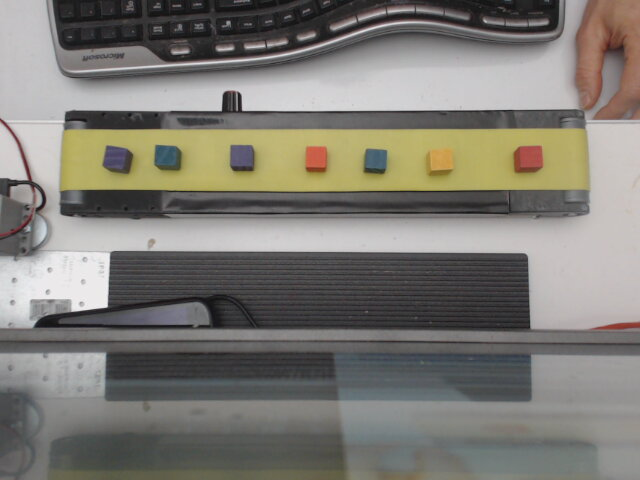
#> input picture cv/img/2018-11-30-205407.jpg, 640 x 480 px, given in place of the camera
$ python scratchpad.py   (older library calls are emulated)
#> lines starting #> are read from the running program, lines starting #| are printed output that depends on the picture; after the words box and inside, x2 and y2 are one past the last pixel; in counts of white or black regions, pixels touching at a corner belong together
import argparse
from scipy.spatial import distance as dist
import cv2
from scipy.spatial import distance as dist
from imutils import perspective
from imutils import contours
import imutils
import numpy as np

print(cv2.__version__)

cap = cv2.VideoCapture(0)
_, frame = cap.read()
#> frame is the input picture: shape (480, 640, 3); mean B, G, R 115.8, 122.8, 125.6
frame_size = frame.shape
#> frame_size = (480, 640, 3)
print('Frame size {}'.format(frame_size))
#| Frame size (480, 640, 3)

def midpoint(ptA, ptB):
    return ((ptA[0] + ptB[0]) * 0.5, (ptA[1] + ptB[1]) * 0.5)

def get_contours(frame):
    #image = frame[0:400, 100:220]
    image = frame

    gray = cv2.cvtColor(image, cv2.COLOR_BGR2GRAY)
    blurred = cv2.GaussianBlur(gray, (11, 11), 0)
    # cv2.imshow("Image", blurred)

    # The first thing we are going to do is apply edge detection to
    # the image to reveal the outlines of the coins
    edged = cv2.Canny(blurred, 30, 150)
    # cv2.imshow("Edges", edged)

    # Find contours in the edged image.
    # NOTE: The cv2.findContours method is DESTRUCTIVE to the image
    # you pass in. If you intend on reusing your edged image, be
    # sure to copy it before calling cv2.findContours
    (_, cnts, _) = cv2.findContours(edged.copy(), cv2.RETR_EXTERNAL, cv2.CHAIN_APPROX_SIMPLE)
    # sort the contours from left-to-right and initialize the
    # 'pixels per metric' calibration variable

    if len(cnts) > 0:
        (cnts, _) = contours.sort_contours(cnts)

    return [cnts, edged]

def get_cm(img, cnts):
    if len(cnts)==0:
        return []

    for c in cnts:
        # compute the center of the contour, then detect the name of the
        # shape using only the contour
        M = cv2.moments(c)
        ratio =1
        if M["m00"] != 0:
            cX = int((M["m10"] / M["m00"]) * ratio)
            cY = int((M["m01"] / M["m00"]) * ratio)
            cv2.circle(img, (cX, cY), 3, (255, 0, 0), -1)
            cv2.drawContours(img, cnts, -1, (0, 255, 0), 2)
        else:
            cX = 0
            cY = 0

    return [cX, cY]


def get_coin_value(image, c):
    # compute the rotated bounding box of the contour
    orig = image.copy()
    box = cv2.minAreaRect(c)
    box = cv2.cv.BoxPoints(box) if imutils.is_cv2() else cv2.boxPoints(box)
    box = np.array(box, dtype="int")

    # order the points in the contour such that they appear
    # in top-left, top-right, bottom-right, and bottom-left
    # order, then draw the outline of the rotated bounding
    # box
    box = perspective.order_points(box)
    cv2.drawContours(orig, [box.astype("int")], -1, (0, 255, 0), 2)

    # loop over the original points and draw them
    # for (x, y) in box:
    #    cv2.circle(orig, (int(x), int(y)), 5, (0, 0, 255), -1)

    (tl, tr, br, bl) = box
    (tltrX, tltrY) = midpoint(tl, tr)
    (blbrX, blbrY) = midpoint(bl, br)

    # compute the midpoint between the top-left and top-right points,
    # followed by the midpoint between the top-righ and bottom-right
    (tlblX, tlblY) = midpoint(tl, bl)
    (trbrX, trbrY) = midpoint(tr, br)

    # [7 lines of commented-out code are left out]
    cv2.line(orig, (int(tltrX), int(tltrY)), (int(blbrX), int(blbrY)),
             (255, 0, 255), 2)
    cv2.line(orig, (int(tlblX), int(tlblY)), (int(trbrX), int(trbrY)),
             (255, 0, 255), 2)
    # compute the Euclidean distance between the midpoints
    dA = dist.euclidean((tltrX, tltrY), (blbrX, blbrY))
    dB = dist.euclidean((tlblX, tlblY), (trbrX, trbrY))


while (1):
    _, frame = cap.read()
    x = 70
    cv2.line(frame, (x, 0), (x, 480), (255, 0, 0), 1, 1)
    x = 600
    cv2.line(frame, (x, 0), (x, 480), (255, 0, 0), 1, 1)
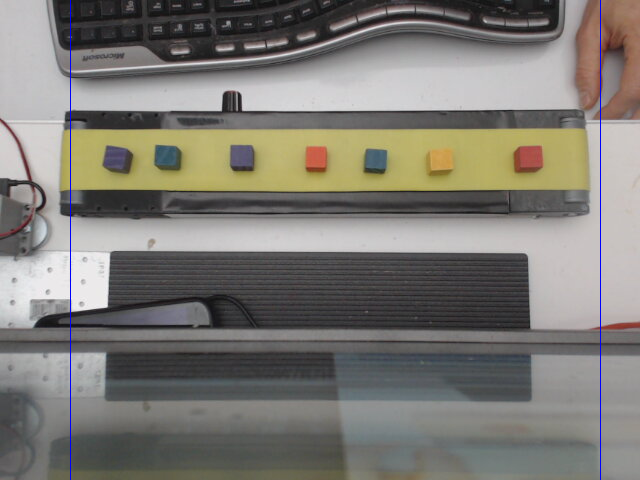
#> frame: shape (480, 640, 3); mean B, G, R 116.2, 122.3, 125.1
    frame = frame[125:190, 70:600]
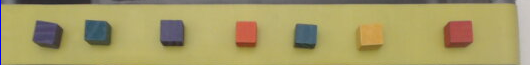
#> frame: shape (65, 530, 3); mean B, G, R 102, 156.7, 167.2

    [cnts, image] = get_contours(frame)
#> in get_contours, `gray = cv2.cvtColor(image, cv2.COLOR_BGR2GRAY)`:
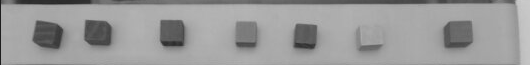
#> gray: shape (65, 530); min 29, max 204, mean 153.6
#> in get_contours, `blurred = cv2.GaussianBlur(gray, (11, 11), 0)`:
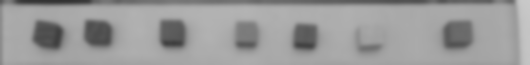
#> blurred: shape (65, 530); min 49, max 201, mean 153.8
#> in get_contours, `edged = cv2.Canny(blurred, 30, 150)`:
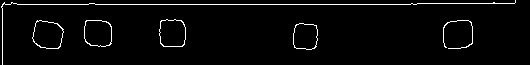
#> edged: shape (65, 530); 3.1% white in thin lines or dots
#> in get_contours, `(_, cnts, _) = cv2.findContours(edged.copy(), cv2.RETR_EXTERNAL, cv2.C..`: cnts = 6 contours, 2 with area under 20; largest, box (x1, y1, x2, y2) and area: (32, 20, 64, 49) 688, (84, 20, 112, 47) 637, (159, 19, 186, 47) 634, (293, 23, 318, 50) 550

    cm = get_cm(image, cnts)
#> the loop in get_cm, `for c in cnts:` made 6 passes
#> (cX, cY) on passes 1 to 6: (181, 3), (47, 34), (97, 32), (172, 32), (304, 36), (457, 34)
#> after the loop in get_cm, `for c in cnts:`:
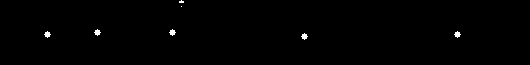
#> img: shape (65, 530); 0.46% white; 7 white regions (2 under 20 px), largest, box (x1, y1, x2, y2) and area: (94, 29, 101, 36) 29, (169, 29, 176, 36) 29, (44, 31, 51, 38) 29, (454, 31, 461, 38) 29, (301, 33, 308, 40) 29
#> cm = [457, 34]
#> (the run stopped early here; a loop or call above may not have finished)
